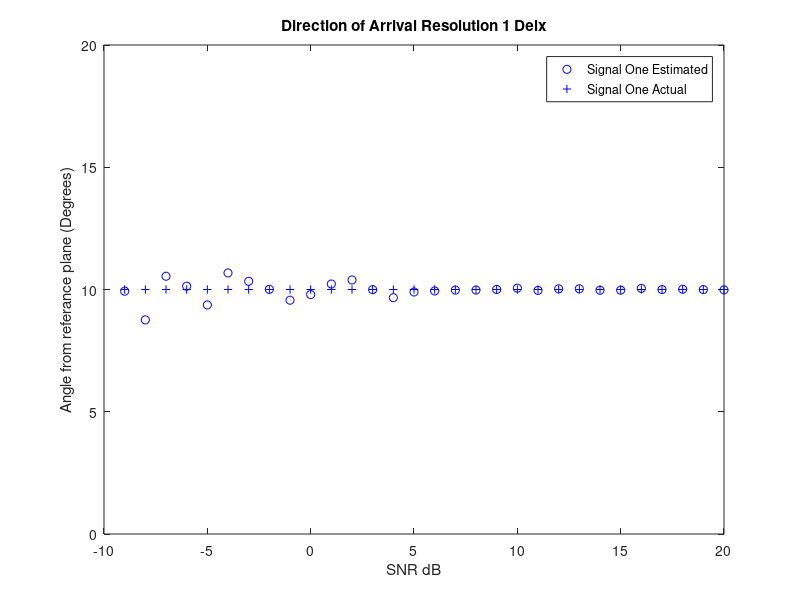
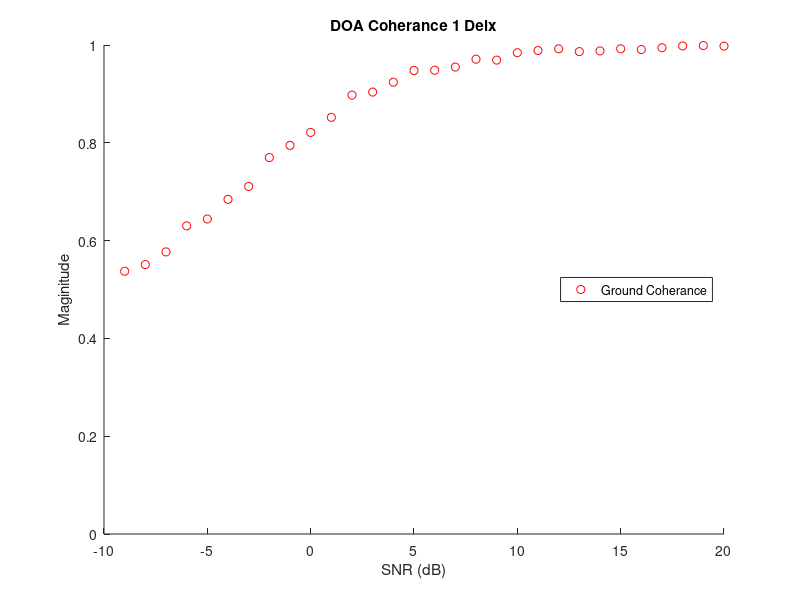

These figures' MATLAB source, in order:
%% Espirit_baseline
clear;clc;
%% Initializations
signal_one = 1;
% signal_two = 1;

signal_one_angle = 10*pi/180; 
% signal_two_angle = 2*pi/180; 

delx = 0.5; % Delta x of baseline
baseline = delx; %Physical baseline of two sample arrays

signal_one_phase = sin(signal_one_angle)*2*pi*baseline; %Used in the sorting routine
% signal_two_phase = sin(signal_two_angle)*2*pi*baseline; %Used in the sorting routine

array_size = 6; % the amount of ground samples
samples = 100;
Averaged_Signal_samples = 20; %Averaged_Signal_samples in matrix
Averaged_samples = 30;

est_sig_one_angle = zeros(1,Averaged_samples);
est_sig_one_mag=zeros(Averaged_samples,1); 
% est_sig_two_angle = zeros(1,Noise_samples);
SNR = zeros(1,Averaged_samples);
%% Start of Algorithm
for Averaged_sample = 1:Averaged_samples;
    SNR(Averaged_sample) = Averaged_sample-10;
    Noise = (10^(-SNR(Averaged_sample)/20))/sqrt(3);
    for unusedVariable = 1:samples;
        %% Setting up Random Phi that differ across samples
        phi_one = 1i*2*pi*rand(1,Averaged_Signal_samples);
%         phi_two = 1i*2*pi*rand(1,Averaged_Signal_samples);
        pos = [1:array_size]'; %#ok<NBRAK>
        distance = 2.*pi.*pos.*delx;  % element separation of 1/2 wavelength
        
        %% Element Array size with Signal
        
        X = signal_one.*(exp(-1i*distance*sin(signal_one_angle))*exp(phi_one))... %Ground
            + Noise.*sqrt(-2.*log(1-rand(array_size,Averaged_Signal_samples))).*exp(1i*2*pi*rand(array_size,Averaged_Signal_samples));  %Noise
        %             + signal_two.*(exp(-1i*distance*sin(signal_two_angle))*exp(phi_two))...  %Vegetaion

        %% Setting up Baselines
        % Remember to change the Initial Variable delx if Baseline changes
        
%                 S1 = [X(1,:); X(2,:)]; S2 = [X(5,:);X(6,:)]; %Baseline = 4delx
        %         S1 = [X(2,:);X(3,:)]; S2 = [X(4,:);X(5,:)]; %Baseline = 2delx
        S1 = [X(3,:);X(4,:)]; S2 = [X(4,:);X(5,:)]; %Baseline = delx
        %         S1 = [X(2,:);X(3,:);X(4,:)]; S2 = [X(3,:);X(4,:);X(5,:)]; %Baseline = delx
        %         S1 = [X(1,:);X(2,:);X(3,:);X(4,:)]; S2 = [X(2,:);X(3,:);X(4,:);X(5,:)]; %Baseline = delx
        
        %% Espirit Algorithm
        R1 = S1*S1'/Averaged_samples;
        R2 = S1*S2'/Averaged_samples;
        A =  pinv(R1)*R2;
        
        %% Averaging over a matix then averaging that signal in a for loop proportional to the matix rows
        % The Smaller Angle ends up haveing The largest angle Eigen Value
        
        [u,uv] = eig(A);
        
        [~,kk]=sort(abs(angle(diag(uv))-signal_one_phase),'ascend');
        est_sig_one_angle(Averaged_sample) = est_sig_one_angle(Averaged_sample)...
            + (asin(angle(uv(kk(1),kk(1)))/(2*pi*baseline)))/samples; %Estimated ground angle
    est_sig_one_mag(Averaged_sample) = est_sig_one_mag(Averaged_sample) + abs(uv(kk(1),kk(1)))/samples;     

    end
end

%% Ploting Results

figure(1);
plot(SNR,est_sig_one_angle*180/pi,'bo'); %Estimated ground angle
hold on;
plot(SNR,ones(1,Averaged_samples)*signal_one_angle*180/pi,'b+'); %actual Ground Phase
% plot(SNR,est_sig_two_angle*180/pi,'ro'); %Estimated Vegitation angle
% plot(SNR,ones(1,Noise_samples)*signal_two_angle*180/pi,'r.'); %actual Vegitation phase
title('Direction of Arrival Resolution 1 Delx');
xlabel('SNR dB');ylabel('Angle from referance plane (Degrees)');
legend('Signal One Estimated','Signal One Actual','Location','northeast')

axis([-10 20 0 20]);
hold off;

figure(2)
title('DOA Coherance 1 Delx');
xlabel('SNR (dB)');ylabel('Maginitude')
hold on;
plot(SNR,est_sig_one_mag,'ro');
legend('Ground Coherance','Location','east');
axis([-10 20 0 1]);
hold off;
